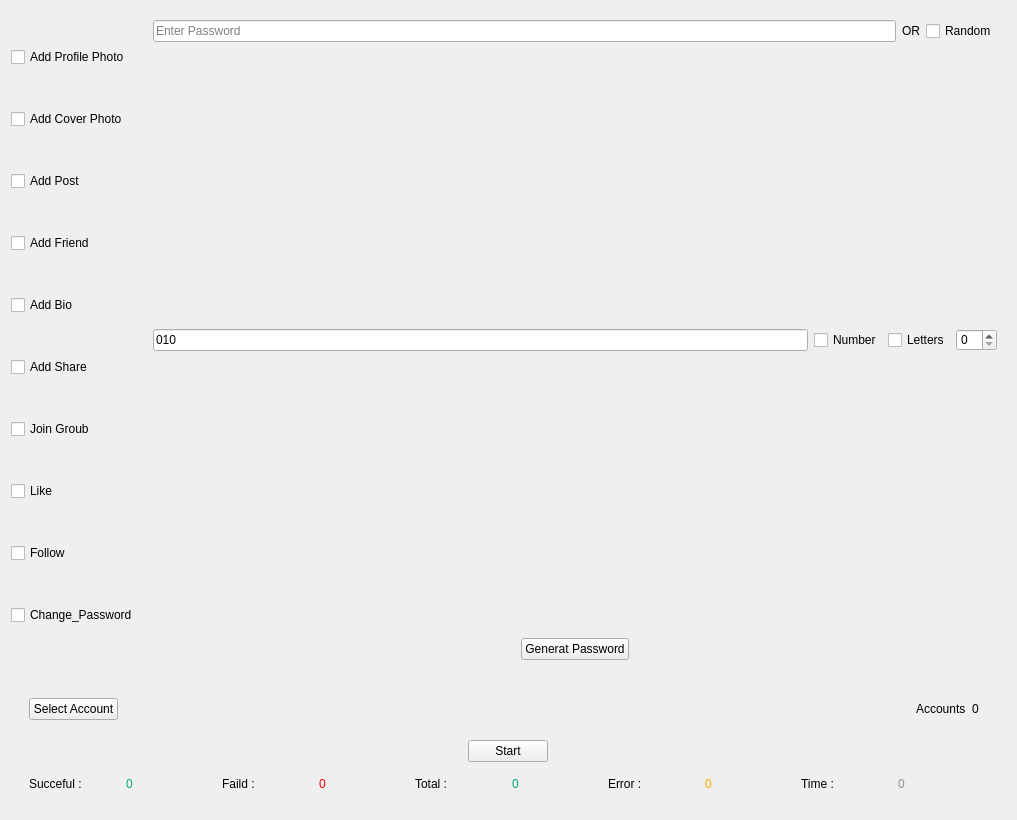
<?xml version="1.0" encoding="UTF-8"?>
<ui version="4.0">
 <class>Form</class>
 <widget class="QWidget" name="Form">
  <property name="geometry">
   <rect>
    <x>0</x>
    <y>0</y>
    <width>1017</width>
    <height>820</height>
   </rect>
  </property>
  <property name="windowTitle">
   <string>Form</string>
  </property>
  <property name="styleSheet">
   <string notr="true">QPushButton l{
		border:none;
		border-radius: 3px;
		text-align: left;
		padding: 8px 0 8px 15px;
		color: #788596;
	}

	QPushButton:hover {
		background-color: rgba( 86, 101, 115, 0.5);
	}

	QPushButton:checked {
		color: #fff;
	}
QScrollArea{
border: none;
}</string>
  </property>
  <layout class="QGridLayout" name="gridLayout">
   <item row="0" column="0">
    <widget class="QWidget" name="widget_1" native="true">
     <layout class="QHBoxLayout" name="horizontalLayout_22">
      <property name="leftMargin">
       <number>0</number>
      </property>
      <property name="topMargin">
       <number>0</number>
      </property>
      <property name="rightMargin">
       <number>0</number>
      </property>
      <property name="bottomMargin">
       <number>0</number>
      </property>
      <item>
       <widget class="QWidget" name="widget_57" native="true">
        <layout class="QVBoxLayout" name="verticalLayout_18">
         <property name="leftMargin">
          <number>0</number>
         </property>
         <property name="topMargin">
          <number>0</number>
         </property>
         <property name="rightMargin">
          <number>0</number>
         </property>
         <property name="bottomMargin">
          <number>0</number>
         </property>
         <item>
          <widget class="QCheckBox" name="Add_Profile">
           <property name="text">
            <string>Add Profile Photo</string>
           </property>
          </widget>
         </item>
         <item>
          <widget class="QCheckBox" name="Add_Cover">
           <property name="text">
            <string>Add Cover Photo</string>
           </property>
          </widget>
         </item>
         <item>
          <widget class="QCheckBox" name="Add_Post">
           <property name="text">
            <string>Add Post</string>
           </property>
          </widget>
         </item>
         <item>
          <widget class="QCheckBox" name="Add_Friend">
           <property name="text">
            <string>Add Friend</string>
           </property>
          </widget>
         </item>
         <item>
          <widget class="QCheckBox" name="Add_Bio">
           <property name="text">
            <string>Add Bio</string>
           </property>
          </widget>
         </item>
         <item>
          <widget class="QCheckBox" name="Add_Share">
           <property name="text">
            <string>Add Share</string>
           </property>
          </widget>
         </item>
         <item>
          <widget class="QCheckBox" name="Join_Group">
           <property name="text">
            <string>Join Groub</string>
           </property>
          </widget>
         </item>
         <item>
          <widget class="QCheckBox" name="Like">
           <property name="text">
            <string>Like</string>
           </property>
          </widget>
         </item>
         <item>
          <widget class="QCheckBox" name="Follow">
           <property name="text">
            <string>Follow</string>
           </property>
          </widget>
         </item>
         <item>
          <widget class="QCheckBox" name="Change_Password">
           <property name="text">
            <string>Change_Password</string>
           </property>
          </widget>
         </item>
        </layout>
       </widget>
      </item>
      <item>
       <widget class="QStackedWidget" name="stackedWidget">
        <property name="currentIndex">
         <number>9</number>
        </property>
        <widget class="QWidget" name="page_photo">
         <layout class="QGridLayout" name="gridLayout_3">
          <item row="0" column="0">
           <widget class="QWidget" name="widget_58" native="true">
            <layout class="QVBoxLayout" name="verticalLayout_19">
             <property name="spacing">
              <number>0</number>
             </property>
             <property name="leftMargin">
              <number>0</number>
             </property>
             <property name="rightMargin">
              <number>0</number>
             </property>
             <property name="bottomMargin">
              <number>0</number>
             </property>
             <item alignment="Qt::AlignTop">
              <widget class="QWidget" name="widget_59" native="true">
               <layout class="QHBoxLayout" name="horizontalLayout_38">
                <property name="spacing">
                 <number>5</number>
                </property>
                <property name="leftMargin">
                 <number>0</number>
                </property>
                <property name="topMargin">
                 <number>0</number>
                </property>
                <property name="rightMargin">
                 <number>0</number>
                </property>
                <property name="bottomMargin">
                 <number>0</number>
                </property>
                <item>
                 <widget class="QLineEdit" name="lineEdit_photo">
                  <property name="text">
                   <string>E:\New folder (5)\Face\Facebook Api\Creat\photo</string>
                  </property>
                 </widget>
                </item>
                <item>
                 <widget class="QPushButton" name="browes_photo">
                  <property name="text">
                   <string>Browes</string>
                  </property>
                 </widget>
                </item>
               </layout>
              </widget>
             </item>
             <item alignment="Qt::AlignTop">
              <widget class="QWidget" name="widget_60" native="true">
               <layout class="QHBoxLayout" name="horizontalLayout_39">
                <property name="spacing">
                 <number>0</number>
                </property>
                <property name="leftMargin">
                 <number>0</number>
                </property>
                <property name="topMargin">
                 <number>0</number>
                </property>
                <property name="rightMargin">
                 <number>0</number>
                </property>
                <property name="bottomMargin">
                 <number>0</number>
                </property>
                <item alignment="Qt::AlignRight">
                 <widget class="QLabel" name="label_38">
                  <property name="text">
                   <string>Photo :</string>
                  </property>
                 </widget>
                </item>
                <item alignment="Qt::AlignLeft">
                 <widget class="QLabel" name="number_photo">
                  <property name="text">
                   <string>0</string>
                  </property>
                 </widget>
                </item>
               </layout>
              </widget>
             </item>
            </layout>
           </widget>
          </item>
         </layout>
        </widget>
        <widget class="QWidget" name="page_cover">
         <layout class="QGridLayout" name="gridLayout_27">
          <item row="0" column="0">
           <widget class="QWidget" name="widget_61" native="true">
            <layout class="QVBoxLayout" name="verticalLayout_20">
             <property name="spacing">
              <number>0</number>
             </property>
             <property name="leftMargin">
              <number>0</number>
             </property>
             <property name="rightMargin">
              <number>0</number>
             </property>
             <property name="bottomMargin">
              <number>0</number>
             </property>
             <item alignment="Qt::AlignTop">
              <widget class="QWidget" name="widget_62" native="true">
               <layout class="QHBoxLayout" name="horizontalLayout_40">
                <property name="spacing">
                 <number>5</number>
                </property>
                <property name="leftMargin">
                 <number>0</number>
                </property>
                <property name="topMargin">
                 <number>0</number>
                </property>
                <property name="rightMargin">
                 <number>0</number>
                </property>
                <property name="bottomMargin">
                 <number>0</number>
                </property>
                <item>
                 <widget class="QLineEdit" name="lineEdit_cover">
                  <property name="text">
                   <string>E:\New folder (5)\Face\Facebook Api\Creat\cover</string>
                  </property>
                 </widget>
                </item>
                <item>
                 <widget class="QPushButton" name="browes_cover">
                  <property name="text">
                   <string>Browes</string>
                  </property>
                 </widget>
                </item>
               </layout>
              </widget>
             </item>
             <item alignment="Qt::AlignTop">
              <widget class="QWidget" name="widget_63" native="true">
               <layout class="QHBoxLayout" name="horizontalLayout_41">
                <property name="spacing">
                 <number>0</number>
                </property>
                <property name="leftMargin">
                 <number>0</number>
                </property>
                <property name="topMargin">
                 <number>0</number>
                </property>
                <property name="rightMargin">
                 <number>0</number>
                </property>
                <property name="bottomMargin">
                 <number>0</number>
                </property>
                <item alignment="Qt::AlignRight">
                 <widget class="QLabel" name="label_40">
                  <property name="text">
                   <string>Photo :</string>
                  </property>
                 </widget>
                </item>
                <item alignment="Qt::AlignLeft">
                 <widget class="QLabel" name="number_cover">
                  <property name="text">
                   <string>0</string>
                  </property>
                 </widget>
                </item>
               </layout>
              </widget>
             </item>
            </layout>
           </widget>
          </item>
         </layout>
        </widget>
        <widget class="QWidget" name="page_post">
         <layout class="QGridLayout" name="gridLayout_28">
          <item row="0" column="0">
           <widget class="QWidget" name="widget_64" native="true">
            <layout class="QVBoxLayout" name="verticalLayout_21">
             <item alignment="Qt::AlignLeft">
              <widget class="QLineEdit" name="lineEdit_21">
               <property name="text">
                <string>Text</string>
               </property>
              </widget>
             </item>
             <item>
              <widget class="QWidget" name="widget_65" native="true">
               <layout class="QHBoxLayout" name="horizontalLayout_42">
                <item alignment="Qt::AlignHCenter|Qt::AlignVCenter">
                 <widget class="QLabel" name="label_14">
                  <property name="text">
                   <string>Photo</string>
                  </property>
                  <property name="scaledContents">
                   <bool>true</bool>
                  </property>
                 </widget>
                </item>
                <item alignment="Qt::AlignRight">
                 <widget class="QPushButton" name="pushButton_22">
                  <property name="text">
                   <string>Select Photo</string>
                  </property>
                 </widget>
                </item>
               </layout>
              </widget>
             </item>
            </layout>
           </widget>
          </item>
         </layout>
        </widget>
        <widget class="QWidget" name="page_friend">
         <layout class="QGridLayout" name="gridLayout_29">
          <item row="0" column="0">
           <widget class="QWidget" name="widget_66" native="true">
            <layout class="QHBoxLayout" name="horizontalLayout_43">
             <property name="spacing">
              <number>10</number>
             </property>
             <property name="leftMargin">
              <number>0</number>
             </property>
             <property name="topMargin">
              <number>0</number>
             </property>
             <property name="rightMargin">
              <number>0</number>
             </property>
             <property name="bottomMargin">
              <number>0</number>
             </property>
             <item>
              <widget class="QScrollArea" name="scrollArea_10">
               <property name="minimumSize">
                <size>
                 <width>100</width>
                 <height>0</height>
                </size>
               </property>
               <property name="maximumSize">
                <size>
                 <width>200</width>
                 <height>16777215</height>
                </size>
               </property>
               <property name="widgetResizable">
                <bool>true</bool>
               </property>
               <widget class="QWidget" name="scrollAreaWidgetContents_5">
                <property name="geometry">
                 <rect>
                  <x>0</x>
                  <y>0</y>
                  <width>200</width>
                  <height>645</height>
                 </rect>
                </property>
                <layout class="QGridLayout" name="gridLayout_30">
                 <property name="leftMargin">
                  <number>0</number>
                 </property>
                 <property name="topMargin">
                  <number>0</number>
                 </property>
                 <property name="rightMargin">
                  <number>0</number>
                 </property>
                 <property name="bottomMargin">
                  <number>0</number>
                 </property>
                 <property name="spacing">
                  <number>0</number>
                 </property>
                 <item row="0" column="0">
                  <widget class="QTextEdit" name="textEdit_Friend"/>
                 </item>
                </layout>
               </widget>
              </widget>
             </item>
             <item>
              <widget class="QWidget" name="widget_67" native="true">
               <layout class="QVBoxLayout" name="verticalLayout_22">
                <property name="spacing">
                 <number>0</number>
                </property>
                <property name="leftMargin">
                 <number>0</number>
                </property>
                <property name="topMargin">
                 <number>0</number>
                </property>
                <property name="rightMargin">
                 <number>0</number>
                </property>
                <property name="bottomMargin">
                 <number>0</number>
                </property>
                <item alignment="Qt::AlignVCenter">
                 <widget class="QWidget" name="widget_68" native="true">
                  <layout class="QHBoxLayout" name="horizontalLayout_44">
                   <property name="spacing">
                    <number>0</number>
                   </property>
                   <property name="leftMargin">
                    <number>0</number>
                   </property>
                   <property name="topMargin">
                    <number>0</number>
                   </property>
                   <property name="rightMargin">
                    <number>0</number>
                   </property>
                   <property name="bottomMargin">
                    <number>0</number>
                   </property>
                   <item alignment="Qt::AlignRight">
                    <widget class="QLabel" name="label_42">
                     <property name="minimumSize">
                      <size>
                       <width>50</width>
                       <height>0</height>
                      </size>
                     </property>
                     <property name="text">
                      <string>Limit</string>
                     </property>
                    </widget>
                   </item>
                   <item>
                    <widget class="QSpinBox" name="spinBox_6"/>
                   </item>
                  </layout>
                 </widget>
                </item>
                <item>
                 <widget class="QWidget" name="widget_69" native="true">
                  <layout class="QHBoxLayout" name="horizontalLayout_45">
                   <item alignment="Qt::AlignRight|Qt::AlignBottom">
                    <widget class="QPushButton" name="pushButton_23">
                     <property name="text">
                      <string>Save</string>
                     </property>
                    </widget>
                   </item>
                  </layout>
                 </widget>
                </item>
               </layout>
              </widget>
             </item>
            </layout>
           </widget>
          </item>
         </layout>
        </widget>
        <widget class="QWidget" name="page_bio">
         <layout class="QGridLayout" name="gridLayout_31">
          <item row="0" column="0">
           <widget class="QWidget" name="widget_70" native="true">
            <layout class="QVBoxLayout" name="verticalLayout_23">
             <property name="spacing">
              <number>0</number>
             </property>
             <property name="leftMargin">
              <number>0</number>
             </property>
             <property name="topMargin">
              <number>0</number>
             </property>
             <property name="rightMargin">
              <number>0</number>
             </property>
             <property name="bottomMargin">
              <number>0</number>
             </property>
             <item alignment="Qt::AlignTop">
              <widget class="QWidget" name="widget_71" native="true">
               <layout class="QHBoxLayout" name="horizontalLayout_46">
                <item>
                 <widget class="QLineEdit" name="lineEdit_bio">
                  <property name="text">
                   <string>Enter Bio</string>
                  </property>
                 </widget>
                </item>
                <item>
                 <widget class="QLabel" name="label_43">
                  <property name="text">
                   <string>OR</string>
                  </property>
                 </widget>
                </item>
                <item>
                 <widget class="QCheckBox" name="checkBox_bio">
                  <property name="text">
                   <string>Random</string>
                  </property>
                 </widget>
                </item>
               </layout>
              </widget>
             </item>
             <item alignment="Qt::AlignRight">
              <widget class="QPushButton" name="pushButton_24">
               <property name="text">
                <string>Save</string>
               </property>
              </widget>
             </item>
            </layout>
           </widget>
          </item>
         </layout>
        </widget>
        <widget class="QWidget" name="page_share">
         <layout class="QGridLayout" name="gridLayout_34">
          <item row="0" column="0">
           <widget class="QWidget" name="widget_73" native="true">
            <layout class="QVBoxLayout" name="verticalLayout_24">
             <property name="spacing">
              <number>10</number>
             </property>
             <property name="leftMargin">
              <number>0</number>
             </property>
             <property name="topMargin">
              <number>0</number>
             </property>
             <property name="rightMargin">
              <number>0</number>
             </property>
             <property name="bottomMargin">
              <number>0</number>
             </property>
             <item alignment="Qt::AlignLeft">
              <widget class="QLineEdit" name="lineEdit_23">
               <property name="text">
                <string>Text</string>
               </property>
              </widget>
             </item>
             <item>
              <widget class="QLineEdit" name="lineEdit_24">
               <property name="text">
                <string>Link</string>
               </property>
              </widget>
             </item>
             <item alignment="Qt::AlignTop">
              <widget class="QWidget" name="widget_74" native="true">
               <layout class="QHBoxLayout" name="horizontalLayout_48">
                <property name="spacing">
                 <number>5</number>
                </property>
                <property name="leftMargin">
                 <number>0</number>
                </property>
                <property name="topMargin">
                 <number>0</number>
                </property>
                <property name="rightMargin">
                 <number>0</number>
                </property>
                <property name="bottomMargin">
                 <number>0</number>
                </property>
                <item>
                 <widget class="QLabel" name="label_44">
                  <property name="text">
                   <string>Number Of Share</string>
                  </property>
                 </widget>
                </item>
                <item>
                 <widget class="QSpinBox" name="spinBox_7"/>
                </item>
               </layout>
              </widget>
             </item>
             <item alignment="Qt::AlignRight">
              <widget class="QPushButton" name="pushButton_26">
               <property name="text">
                <string>Save</string>
               </property>
              </widget>
             </item>
            </layout>
           </widget>
          </item>
         </layout>
        </widget>
        <widget class="QWidget" name="page_group">
         <layout class="QGridLayout" name="gridLayout_35">
          <item row="0" column="0">
           <widget class="QWidget" name="widget_75" native="true">
            <layout class="QHBoxLayout" name="horizontalLayout_49">
             <item>
              <widget class="QScrollArea" name="scrollArea_12">
               <property name="maximumSize">
                <size>
                 <width>200</width>
                 <height>16777215</height>
                </size>
               </property>
               <property name="widgetResizable">
                <bool>true</bool>
               </property>
               <widget class="QWidget" name="scrollAreaWidgetContents_11">
                <property name="geometry">
                 <rect>
                  <x>0</x>
                  <y>0</y>
                  <width>200</width>
                  <height>627</height>
                 </rect>
                </property>
                <property name="maximumSize">
                 <size>
                  <width>200</width>
                  <height>16777215</height>
                 </size>
                </property>
                <layout class="QGridLayout" name="gridLayout_36">
                 <property name="leftMargin">
                  <number>0</number>
                 </property>
                 <property name="topMargin">
                  <number>0</number>
                 </property>
                 <property name="rightMargin">
                  <number>0</number>
                 </property>
                 <property name="bottomMargin">
                  <number>0</number>
                 </property>
                 <property name="spacing">
                  <number>0</number>
                 </property>
                 <item row="0" column="0">
                  <widget class="QTextEdit" name="textEdit_Group"/>
                 </item>
                </layout>
               </widget>
              </widget>
             </item>
             <item alignment="Qt::AlignBottom">
              <widget class="QPushButton" name="pushButton_27">
               <property name="text">
                <string>Save</string>
               </property>
              </widget>
             </item>
            </layout>
           </widget>
          </item>
         </layout>
        </widget>
        <widget class="QWidget" name="page_like">
         <layout class="QGridLayout" name="gridLayout_32">
          <item row="0" column="0">
           <widget class="QWidget" name="widget_72" native="true">
            <layout class="QHBoxLayout" name="horizontalLayout_2">
             <item>
              <widget class="QScrollArea" name="scrollArea_11">
               <property name="minimumSize">
                <size>
                 <width>200</width>
                 <height>0</height>
                </size>
               </property>
               <property name="maximumSize">
                <size>
                 <width>200</width>
                 <height>16777215</height>
                </size>
               </property>
               <property name="widgetResizable">
                <bool>true</bool>
               </property>
               <widget class="QWidget" name="scrollAreaWidgetContents_10">
                <property name="geometry">
                 <rect>
                  <x>0</x>
                  <y>0</y>
                  <width>200</width>
                  <height>627</height>
                 </rect>
                </property>
                <property name="maximumSize">
                 <size>
                  <width>200</width>
                  <height>16777215</height>
                 </size>
                </property>
                <layout class="QGridLayout" name="gridLayout_33">
                 <property name="leftMargin">
                  <number>0</number>
                 </property>
                 <property name="topMargin">
                  <number>0</number>
                 </property>
                 <property name="rightMargin">
                  <number>0</number>
                 </property>
                 <property name="bottomMargin">
                  <number>0</number>
                 </property>
                 <property name="spacing">
                  <number>0</number>
                 </property>
                 <item row="0" column="0">
                  <widget class="QTextEdit" name="textEdit_Like"/>
                 </item>
                </layout>
               </widget>
              </widget>
             </item>
             <item>
              <widget class="QWidget" name="widget_3" native="true">
               <layout class="QVBoxLayout" name="verticalLayout_2">
                <item>
                 <widget class="QWidget" name="widget" native="true">
                  <layout class="QHBoxLayout" name="horizontalLayout">
                   <item>
                    <widget class="QRadioButton" name="Like_2">
                     <property name="text">
                      <string>Like</string>
                     </property>
                    </widget>
                   </item>
                   <item>
                    <widget class="QRadioButton" name="Love">
                     <property name="text">
                      <string>Love</string>
                     </property>
                    </widget>
                   </item>
                   <item>
                    <widget class="QRadioButton" name="Care">
                     <property name="text">
                      <string>Care</string>
                     </property>
                    </widget>
                   </item>
                   <item>
                    <widget class="QRadioButton" name="Haha">
                     <property name="text">
                      <string>Haha</string>
                     </property>
                    </widget>
                   </item>
                   <item>
                    <widget class="QRadioButton" name="Wow">
                     <property name="text">
                      <string>Wow</string>
                     </property>
                    </widget>
                   </item>
                   <item>
                    <widget class="QRadioButton" name="Sad">
                     <property name="text">
                      <string>Sad</string>
                     </property>
                    </widget>
                   </item>
                   <item>
                    <widget class="QRadioButton" name="Random">
                     <property name="text">
                      <string>Random</string>
                     </property>
                    </widget>
                   </item>
                  </layout>
                 </widget>
                </item>
                <item alignment="Qt::AlignRight">
                 <widget class="QPushButton" name="pushButton_25">
                  <property name="text">
                   <string>Save</string>
                  </property>
                 </widget>
                </item>
               </layout>
              </widget>
             </item>
            </layout>
           </widget>
          </item>
         </layout>
        </widget>
        <widget class="QWidget" name="page_follow">
         <layout class="QGridLayout" name="gridLayout_37">
          <item row="0" column="0">
           <widget class="QWidget" name="widget_76" native="true">
            <layout class="QHBoxLayout" name="horizontalLayout_50">
             <item>
              <widget class="QScrollArea" name="scrollArea_13">
               <property name="minimumSize">
                <size>
                 <width>200</width>
                 <height>0</height>
                </size>
               </property>
               <property name="maximumSize">
                <size>
                 <width>200</width>
                 <height>16777215</height>
                </size>
               </property>
               <property name="widgetResizable">
                <bool>true</bool>
               </property>
               <widget class="QWidget" name="scrollAreaWidgetContents_12">
                <property name="geometry">
                 <rect>
                  <x>0</x>
                  <y>0</y>
                  <width>200</width>
                  <height>627</height>
                 </rect>
                </property>
                <property name="maximumSize">
                 <size>
                  <width>200</width>
                  <height>16777215</height>
                 </size>
                </property>
                <layout class="QGridLayout" name="gridLayout_38">
                 <property name="leftMargin">
                  <number>0</number>
                 </property>
                 <property name="topMargin">
                  <number>0</number>
                 </property>
                 <property name="rightMargin">
                  <number>0</number>
                 </property>
                 <property name="bottomMargin">
                  <number>0</number>
                 </property>
                 <property name="spacing">
                  <number>0</number>
                 </property>
                 <item row="0" column="0">
                  <widget class="QTextEdit" name="textEdit_Follow"/>
                 </item>
                </layout>
               </widget>
              </widget>
             </item>
             <item alignment="Qt::AlignBottom">
              <widget class="QPushButton" name="pushButton_28">
               <property name="text">
                <string>Save</string>
               </property>
              </widget>
             </item>
            </layout>
           </widget>
          </item>
         </layout>
        </widget>
        <widget class="QWidget" name="page_change_password">
         <layout class="QGridLayout" name="gridLayout_2">
          <item row="0" column="0">
           <widget class="QLineEdit" name="lineEdit_password">
            <property name="text">
             <string/>
            </property>
            <property name="placeholderText">
             <string>Enter Password</string>
            </property>
           </widget>
          </item>
          <item row="0" column="1">
           <widget class="QLabel" name="label_36">
            <property name="text">
             <string>OR</string>
            </property>
           </widget>
          </item>
          <item row="0" column="2">
           <widget class="QCheckBox" name="checkBox_password">
            <property name="text">
             <string>Random</string>
            </property>
           </widget>
          </item>
          <item row="1" column="0" colspan="3">
           <widget class="QWidget" name="widget_Password" native="true">
            <layout class="QVBoxLayout" name="verticalLayout">
             <property name="leftMargin">
              <number>0</number>
             </property>
             <property name="topMargin">
              <number>0</number>
             </property>
             <property name="rightMargin">
              <number>0</number>
             </property>
             <property name="bottomMargin">
              <number>0</number>
             </property>
             <item>
              <widget class="QWidget" name="widget_7" native="true">
               <layout class="QHBoxLayout" name="horizontalLayout_6">
                <property name="leftMargin">
                 <number>0</number>
                </property>
                <property name="topMargin">
                 <number>0</number>
                </property>
                <property name="rightMargin">
                 <number>0</number>
                </property>
                <property name="bottomMargin">
                 <number>0</number>
                </property>
                <item>
                 <widget class="QLineEdit" name="lineEdit_4">
                  <property name="text">
                   <string>010</string>
                  </property>
                 </widget>
                </item>
                <item>
                 <widget class="QCheckBox" name="checkBox_4">
                  <property name="text">
                   <string>Number</string>
                  </property>
                 </widget>
                </item>
                <item>
                 <widget class="QCheckBox" name="checkBox_5">
                  <property name="text">
                   <string>Letters</string>
                  </property>
                 </widget>
                </item>
                <item>
                 <widget class="QSpinBox" name="spinBox">
                  <property name="minimum">
                   <number>0</number>
                  </property>
                 </widget>
                </item>
               </layout>
              </widget>
             </item>
             <item alignment="Qt::AlignHCenter">
              <widget class="QPushButton" name="Generat_Password_2">
               <property name="text">
                <string>Generat Password</string>
               </property>
              </widget>
             </item>
            </layout>
           </widget>
          </item>
         </layout>
        </widget>
       </widget>
      </item>
     </layout>
    </widget>
   </item>
   <item row="1" column="0">
    <widget class="QWidget" name="widget_2" native="true">
     <layout class="QVBoxLayout" name="verticalLayout_16">
      <item>
       <widget class="QWidget" name="widget_4" native="true">
        <layout class="QHBoxLayout" name="horizontalLayout_4">
         <item alignment="Qt::AlignLeft">
          <widget class="QPushButton" name="Select_Account">
           <property name="text">
            <string>Select Account</string>
           </property>
          </widget>
         </item>
         <item alignment="Qt::AlignRight">
          <widget class="QWidget" name="widget_5" native="true">
           <layout class="QHBoxLayout" name="horizontalLayout_3">
            <item>
             <widget class="QLabel" name="label_2">
              <property name="text">
               <string>Accounts</string>
              </property>
             </widget>
            </item>
            <item>
             <widget class="QLabel" name="Number_Account">
              <property name="text">
               <string>0</string>
              </property>
             </widget>
            </item>
           </layout>
          </widget>
         </item>
        </layout>
       </widget>
      </item>
      <item alignment="Qt::AlignHCenter|Qt::AlignVCenter">
       <widget class="QPushButton" name="Start">
        <property name="text">
         <string>Start</string>
        </property>
       </widget>
      </item>
      <item>
       <widget class="QWidget" name="widget_46" native="true">
        <layout class="QHBoxLayout" name="horizontalLayout_31">
         <item>
          <widget class="QLabel" name="label_26">
           <property name="text">
            <string>Succeful :</string>
           </property>
          </widget>
         </item>
         <item>
          <widget class="QLabel" name="label_27">
           <property name="styleSheet">
            <string notr="true"> QLabel {
	color: rgb(0, 170, 127);
	}</string>
           </property>
           <property name="text">
            <string>0</string>
           </property>
          </widget>
         </item>
         <item>
          <widget class="QLabel" name="label_28">
           <property name="text">
            <string>Faild :</string>
           </property>
          </widget>
         </item>
         <item>
          <widget class="QLabel" name="label_30">
           <property name="styleSheet">
            <string notr="true"> QLabel {
color: rgb(255, 0, 0);
	}</string>
           </property>
           <property name="text">
            <string>0</string>
           </property>
          </widget>
         </item>
         <item>
          <widget class="QLabel" name="label_29">
           <property name="text">
            <string>Total :</string>
           </property>
          </widget>
         </item>
         <item>
          <widget class="QLabel" name="label_31">
           <property name="styleSheet">
            <string notr="true"> QLabel {
color: rgb(0, 170, 127);
	}
</string>
           </property>
           <property name="text">
            <string>0</string>
           </property>
          </widget>
         </item>
         <item>
          <widget class="QLabel" name="label_32">
           <property name="text">
            <string>Error :</string>
           </property>
          </widget>
         </item>
         <item>
          <widget class="QLabel" name="label_33">
           <property name="styleSheet">
            <string notr="true">color: rgb(255, 170, 0);</string>
           </property>
           <property name="text">
            <string>0</string>
           </property>
          </widget>
         </item>
         <item>
          <widget class="QLabel" name="label_34">
           <property name="text">
            <string>Time :</string>
           </property>
          </widget>
         </item>
         <item>
          <widget class="QLabel" name="label_35">
           <property name="styleSheet">
            <string notr="true">color: rgb(148, 148, 148);</string>
           </property>
           <property name="text">
            <string>0</string>
           </property>
          </widget>
         </item>
        </layout>
       </widget>
      </item>
     </layout>
    </widget>
   </item>
  </layout>
 </widget>
 <resources/>
 <connections>
  <connection>
   <sender>checkBox_password</sender>
   <signal>toggled(bool)</signal>
   <receiver>widget_Password</receiver>
   <slot>setVisible(bool)</slot>
   <hints>
    <hint type="sourcelabel">
     <x>966</x>
     <y>28</y>
    </hint>
    <hint type="destinationlabel">
     <x>988</x>
     <y>653</y>
    </hint>
   </hints>
  </connection>
 </connections>
</ui>
